Frame 1 (no input): blank canvas, image omitted
Frame 60 (the mouse pressed at the canvas centre just before this capture): blank canvas, image omitted
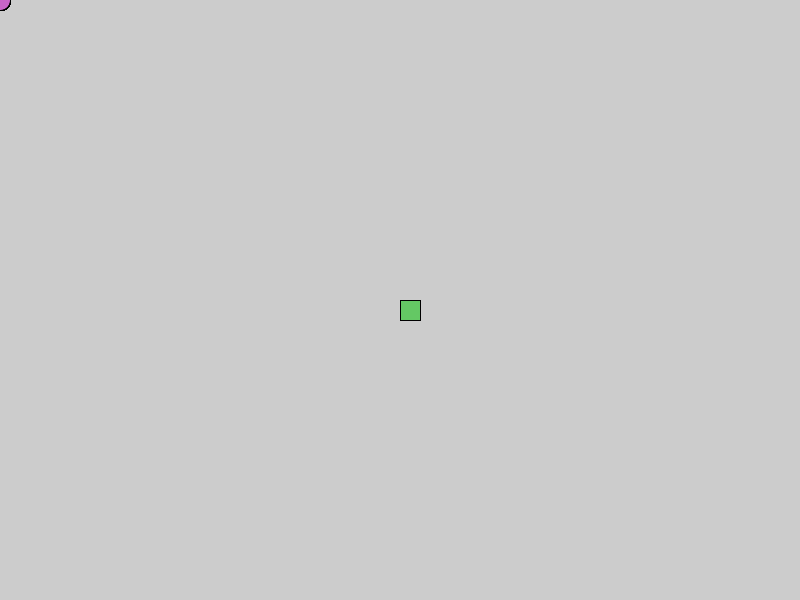
Frame 120 (the mouse held since frame 60 and released just before this capture)

The Processing sketch whose frames 1 and 60 were blank and that drew this single picture after the mouse press (run headless with seeded random() and noise(); from frame 60 on, the mouse is pressed at the canvas centre):

// Processing sketch: booleans
// ── booleans.pde
boolean angela=true;

void setup(){
 size(800,600); 
}

void draw(){
  if(angela==true){
    fill(200,100,200);
        ellipse(mouseX, mouseY, 20, 20); 

  }
  else{
    fill(100,200,100); 
    rect(mouseX,mouseY,20,20);
  }
}
 void mousePressed(){
   angela=!angela;
 }
